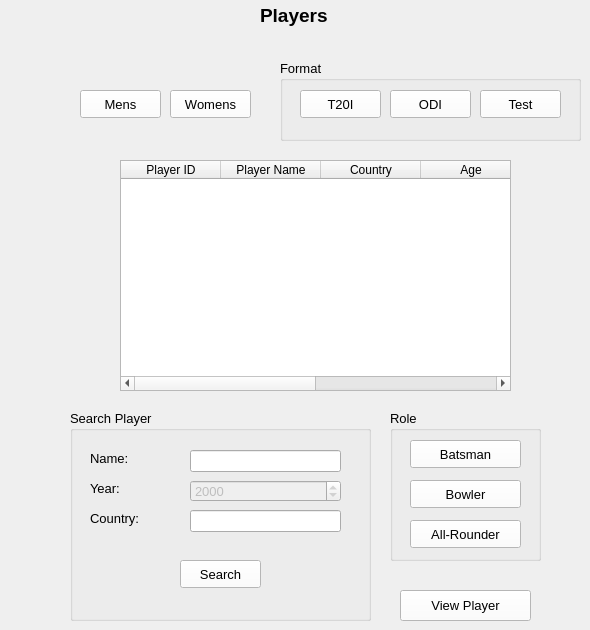
    <widget class="QWidget" name="Players_Page">
     <widget class="QLabel" name="Players_Page_Label">
      <property name="geometry">
       <rect>
        <x>260</x>
        <y>0</y>
        <width>91</width>
        <height>31</height>
       </rect>
      </property>
      <property name="font">
       <font>
        <pointsize>14</pointsize>
        <weight>75</weight>
        <bold>true</bold>
       </font>
      </property>
      <property name="text">
       <string>Players</string>
      </property>
     </widget>
     <widget class="QGroupBox" name="Players_Format_GroupBox">
      <property name="geometry">
       <rect>
        <x>280</x>
        <y>60</y>
        <width>301</width>
        <height>81</height>
       </rect>
      </property>
      <property name="font">
       <font>
        <pointsize>10</pointsize>
       </font>
      </property>
      <property name="title">
       <string>Format</string>
      </property>
      <widget class="QPushButton" name="Players_Format_T20I_Button">
       <property name="geometry">
        <rect>
         <x>20</x>
         <y>30</y>
         <width>81</width>
         <height>28</height>
        </rect>
       </property>
       <property name="font">
        <font>
         <pointsize>10</pointsize>
        </font>
       </property>
       <property name="styleSheet">
        <string notr="true">/* Normal state */
QPushButton {
    background-color: #fff; /* Default background color */
}

/* Hover state */
QPushButton:hover {
    background-color: #ddf; /* Background color when hovered */
}
</string>
       </property>
       <property name="text">
        <string>T20I</string>
       </property>
      </widget>
      <widget class="QPushButton" name="Players_Format_ODI_Button">
       <property name="geometry">
        <rect>
         <x>110</x>
         <y>30</y>
         <width>81</width>
         <height>28</height>
        </rect>
       </property>
       <property name="font">
        <font>
         <pointsize>10</pointsize>
        </font>
       </property>
       <property name="styleSheet">
        <string notr="true">/* Normal state */
QPushButton {
    background-color: #fff; /* Default background color */
}

/* Hover state */
QPushButton:hover {
    background-color: #ddf; /* Background color when hovered */
}
</string>
       </property>
       <property name="text">
        <string>ODI</string>
       </property>
      </widget>
      <widget class="QPushButton" name="Players_Format_Test_Button">
       <property name="geometry">
        <rect>
         <x>200</x>
         <y>30</y>
         <width>81</width>
         <height>28</height>
        </rect>
       </property>
       <property name="font">
        <font>
         <pointsize>10</pointsize>
        </font>
       </property>
       <property name="styleSheet">
        <string notr="true">/* Normal state */
QPushButton {
    background-color: #fff; /* Default background color */
}

/* Hover state */
QPushButton:hover {
    background-color: #ddf; /* Background color when hovered */
}
</string>
       </property>
       <property name="text">
        <string>Test</string>
       </property>
      </widget>
     </widget>
     <widget class="QPushButton" name="Players_Category_Womens_Button">
      <property name="geometry">
       <rect>
        <x>170</x>
        <y>90</y>
        <width>81</width>
        <height>28</height>
       </rect>
      </property>
      <property name="font">
       <font>
        <pointsize>10</pointsize>
       </font>
      </property>
      <property name="styleSheet">
       <string notr="true">/* Normal state */
QPushButton {
    background-color: #fff; /* Default background color */
}

/* Hover state */
QPushButton:hover {
    background-color: #ddf; /* Background color when hovered */
}
</string>
      </property>
      <property name="text">
       <string>Womens</string>
      </property>
     </widget>
     <widget class="QGroupBox" name="Search_Player_GroupBox">
      <property name="geometry">
       <rect>
        <x>70</x>
        <y>410</y>
        <width>301</width>
        <height>211</height>
       </rect>
      </property>
      <property name="font">
       <font>
        <pointsize>10</pointsize>
       </font>
      </property>
      <property name="title">
       <string>Search Player</string>
      </property>
      <widget class="QPushButton" name="Players_Search_Button">
       <property name="geometry">
        <rect>
         <x>110</x>
         <y>150</y>
         <width>81</width>
         <height>28</height>
        </rect>
       </property>
       <property name="font">
        <font>
         <pointsize>10</pointsize>
        </font>
       </property>
       <property name="styleSheet">
        <string notr="true">/* Normal state */
QPushButton {
    background-color: #fff; /* Default background color */
}

/* Hover state */
QPushButton:hover {
    background-color: #ddf; /* Background color when hovered */
}
</string>
       </property>
       <property name="text">
        <string>Search</string>
       </property>
      </widget>
      <widget class="QLabel" name="Players_Search_Name_Label">
       <property name="geometry">
        <rect>
         <x>20</x>
         <y>40</y>
         <width>101</width>
         <height>16</height>
        </rect>
       </property>
       <property name="text">
        <string>Name:</string>
       </property>
      </widget>
      <widget class="QLabel" name="Players_Search_Year_Label">
       <property name="geometry">
        <rect>
         <x>20</x>
         <y>70</y>
         <width>101</width>
         <height>16</height>
        </rect>
       </property>
       <property name="text">
        <string>Year:</string>
       </property>
      </widget>
      <widget class="QLineEdit" name="Players_Search_Name_Entry">
       <property name="geometry">
        <rect>
         <x>120</x>
         <y>40</y>
         <width>151</width>
         <height>22</height>
        </rect>
       </property>
      </widget>
      <widget class="QDateEdit" name="Players_Search_Year_Entry">
       <property name="enabled">
        <bool>false</bool>
       </property>
       <property name="geometry">
        <rect>
         <x>120</x>
         <y>70</y>
         <width>151</width>
         <height>22</height>
        </rect>
       </property>
       <property name="displayFormat">
        <string>yyyy</string>
       </property>
      </widget>
      <widget class="QLineEdit" name="Players_Search_Country_Entry">
       <property name="geometry">
        <rect>
         <x>120</x>
         <y>100</y>
         <width>151</width>
         <height>22</height>
        </rect>
       </property>
      </widget>
      <widget class="QLabel" name="Players_Search_Country_Label">
       <property name="geometry">
        <rect>
         <x>20</x>
         <y>100</y>
         <width>101</width>
         <height>16</height>
        </rect>
       </property>
       <property name="text">
        <string>Country:</string>
       </property>
      </widget>
     </widget>
     <widget class="QPushButton" name="Players_Category_Mens_Button">
      <property name="geometry">
       <rect>
        <x>80</x>
        <y>90</y>
        <width>81</width>
        <height>28</height>
       </rect>
      </property>
      <property name="font">
       <font>
        <pointsize>10</pointsize>
       </font>
      </property>
      <property name="styleSheet">
       <string notr="true">/* Normal state */
QPushButton {
    background-color: #fff; /* Default background color */
}

/* Hover state */
QPushButton:hover {
    background-color: #ddf; /* Background color when hovered */
}
</string>
      </property>
      <property name="text">
       <string>Mens</string>
      </property>
     </widget>
     <widget class="QTableWidget" name="Players_Ranking_Table">
      <property name="geometry">
       <rect>
        <x>120</x>
        <y>160</y>
        <width>391</width>
        <height>231</height>
       </rect>
      </property>
      <property name="sizePolicy">
       <sizepolicy hsizetype="Minimum" vsizetype="Expanding">
        <horstretch>0</horstretch>
        <verstretch>0</verstretch>
       </sizepolicy>
      </property>
      <property name="editTriggers">
       <set>QAbstractItemView::NoEditTriggers</set>
      </property>
      <column>
       <property name="text">
        <string>Player ID</string>
       </property>
      </column>
      <column>
       <property name="text">
        <string>Player Name</string>
       </property>
      </column>
      <column>
       <property name="text">
        <string>Country</string>
       </property>
      </column>
      <column>
       <property name="text">
        <string>Age</string>
       </property>
      </column>
      <column>
       <property name="text">
        <string>Gender</string>
       </property>
      </column>
      <column>
       <property name="text">
        <string>Role</string>
       </property>
      </column>
     </widget>
     <widget class="QPushButton" name="Players_View_Button">
      <property name="geometry">
       <rect>
        <x>400</x>
        <y>590</y>
        <width>131</width>
        <height>31</height>
       </rect>
      </property>
      <property name="font">
       <font>
        <pointsize>10</pointsize>
       </font>
      </property>
      <property name="styleSheet">
       <string notr="true">/* Normal state */
QPushButton {
    background-color: #fff; /* Default background color */
}

/* Hover state */
QPushButton:hover {
    background-color: #ddf; /* Background color when hovered */
}
</string>
      </property>
      <property name="text">
       <string>View Player</string>
      </property>
     </widget>
     <widget class="QGroupBox" name="Players_Role_GroupBox">
      <property name="geometry">
       <rect>
        <x>390</x>
        <y>410</y>
        <width>151</width>
        <height>151</height>
       </rect>
      </property>
      <property name="font">
       <font>
        <pointsize>10</pointsize>
       </font>
      </property>
      <property name="title">
       <string>Role</string>
      </property>
      <widget class="QPushButton" name="Players_Role_Batsman_Button">
       <property name="geometry">
        <rect>
         <x>20</x>
         <y>30</y>
         <width>111</width>
         <height>28</height>
        </rect>
       </property>
       <property name="font">
        <font>
         <pointsize>10</pointsize>
        </font>
       </property>
       <property name="styleSheet">
        <string notr="true">/* Normal state */
QPushButton {
    background-color: #fff; /* Default background color */
}

/* Hover state */
QPushButton:hover {
    background-color: #ddf; /* Background color when hovered */
}
</string>
       </property>
       <property name="text">
        <string>Batsman</string>
       </property>
      </widget>
      <widget class="QPushButton" name="Players_Role_Bowler_Button">
       <property name="geometry">
        <rect>
         <x>20</x>
         <y>70</y>
         <width>111</width>
         <height>28</height>
        </rect>
       </property>
       <property name="font">
        <font>
         <pointsize>10</pointsize>
        </font>
       </property>
       <property name="styleSheet">
        <string notr="true">/* Normal state */
QPushButton {
    background-color: #fff; /* Default background color */
}

/* Hover state */
QPushButton:hover {
    background-color: #ddf; /* Background color when hovered */
}
</string>
       </property>
       <property name="text">
        <string>Bowler</string>
       </property>
      </widget>
      <widget class="QPushButton" name="Players_Role_AllRounder_Button">
       <property name="geometry">
        <rect>
         <x>20</x>
         <y>110</y>
         <width>111</width>
         <height>28</height>
        </rect>
       </property>
       <property name="font">
        <font>
         <pointsize>10</pointsize>
        </font>
       </property>
       <property name="styleSheet">
        <string notr="true">/* Normal state */
QPushButton {
    background-color: #fff; /* Default background color */
}

/* Hover state */
QPushButton:hover {
    background-color: #ddf; /* Background color when hovered */
}
</string>
       </property>
       <property name="text">
        <string>All-Rounder</string>
       </property>
      </widget>
     </widget>
    </widget>
